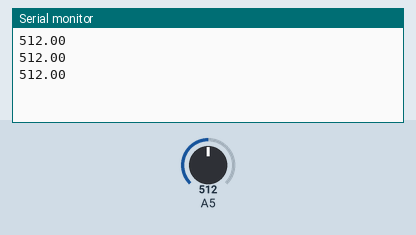
Recording of a sketch running on a simulated Arduino Uno, built with avr-gcc and run on an emulated ATmega328P. Shown: the last lines printed to the serial monitor. The inputs (shaded band) are chosen by the test bench; at power-on: A5 = 512.

Above: at 1.3 s.
1.4 s: A5 set to 716
At 1.9 s:
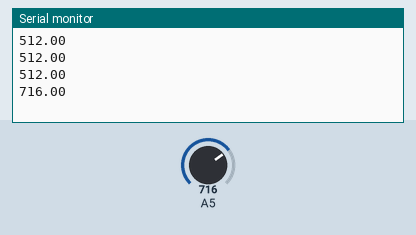
2.9 s: A5 set to 900
At 3.4 s:
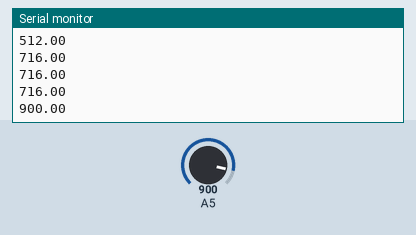
Timing chart, 0 to 5.9 s (numbered marks = the images above; inputs shaded):
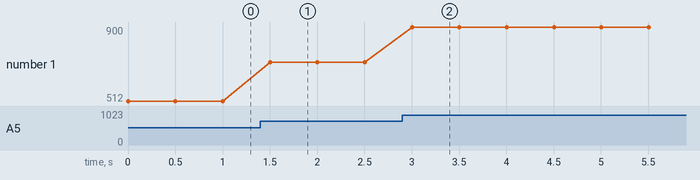

The sketch:

SensorMQ7.ino
```cpp
const float voltageFactor = 5000.0 / 4095.0;
void setup() {
  Serial.begin(115200);

}

void loop() {
float val;
val=analogRead(13);//Read Gas value from analog 0
float voltage = val;
Serial.println(val);//Print the value to serial port
delay(500);

}
```

Measured:
- after the input at 1.4 s, the serial monitor: prints a new line after 0.10 s (image 1)
- after the input at 2.9 s, the serial monitor: prints a new line after 0.10 s (image 2)
- plotted number 1: 512 → 716 after the input at 1.4 s, 716 → 900 after the input at 2.9 s
